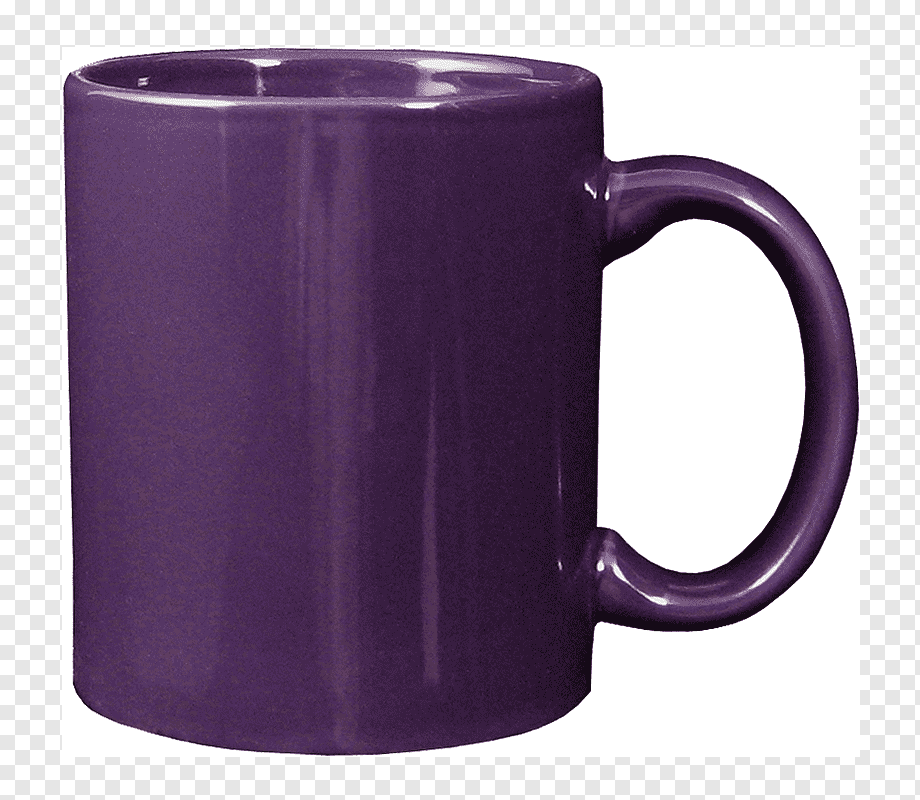
#> input picture basic/images/cup.png, 920 x 800 px, found by its file name
$ python resize_image.py
#> lines starting #> are read from the running program, lines starting #| are printed output that depends on the picture
#!/usr/bin/env python3
# -*- coding: utf-8 -*-
"""
Created on Mon Nov 13 23:06:29 2023

@author: mehmetakkan
"""

import matplotlib.pyplot as plt
import cv2
import numpy as np

# File path of the image to be processed.
path = "/Users/mehmetakkan/Desktop/my_work/image_processing/images/cup.png"

# Loads the image from the specified file path with OpenCV.
image = cv2.imread(path)
#> image is the input picture: shape (800, 920, 3); mean B, G, R 155.6, 135.2, 150.6

# Saves the uploaded image to a file named "cupKopy.png".
cv2.imwrite("cupKopy.png",image)

# Reduces the image by a certain factor.
half = cv2.resize(image, (0, 0), fx=0.1,fy=0.1)
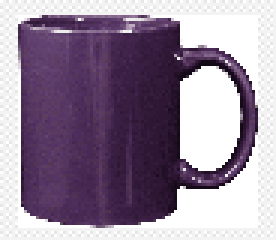
#> half: shape (80, 92, 3) (shown 3 times larger); mean B, G, R 155.7, 135.3, 150.7

# Enlarges the image by a specified factor.
bigger = cv2.resize(image,(1050, 1610), fx=0.1,fy=0.1)
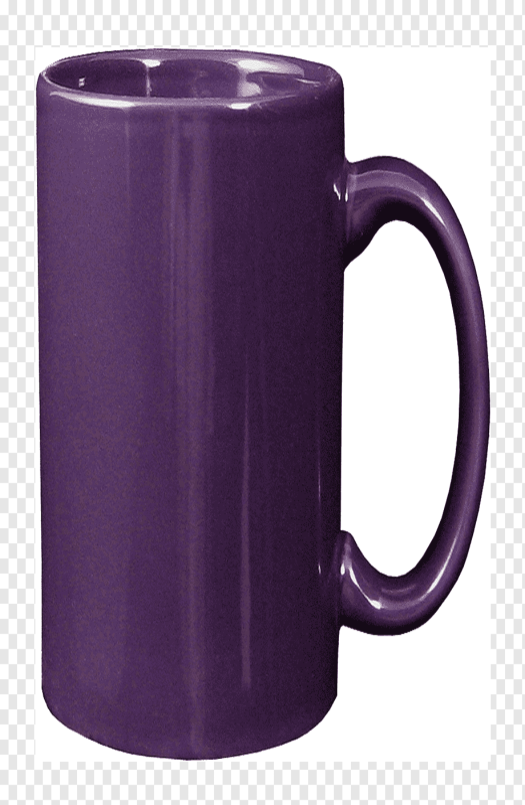
#> bigger: shape (1610, 1050, 3) (shown at 1/2 size); mean B, G, R 155.6, 135.2, 150.6

# Stretches the image to a specific size, but uses a different interpolation method (cv2.INTER_NEAREST).
stretch_near = cv2.resize(image, (780, 540), interpolation = cv2.INTER_NEAREST)
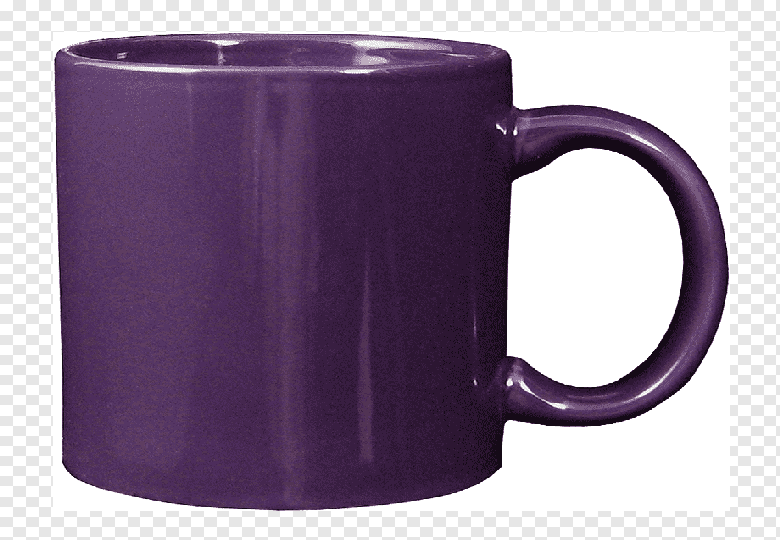
#> stretch_near: shape (540, 780, 3); mean B, G, R 155.7, 135.3, 150.6

# Lists containing titles and images are created.
Titles = ["Original", "Half","Bigger","cv2.INTER_NEAREST"]
images = [image, half, bigger, stretch_near]

# Total number of images.
count = 4

# Displays images on the screen using Matplotlib.
for i in range(count):
    plt.subplot(2, 2, i+1) # Creates a 2x2 subplot and places each image.
    plt.title(Titles[i])  # Determines the image title.
    plt.imshow(images[i]) # Displays the image on the screen.
plt.show() # Displays the window containing all images.
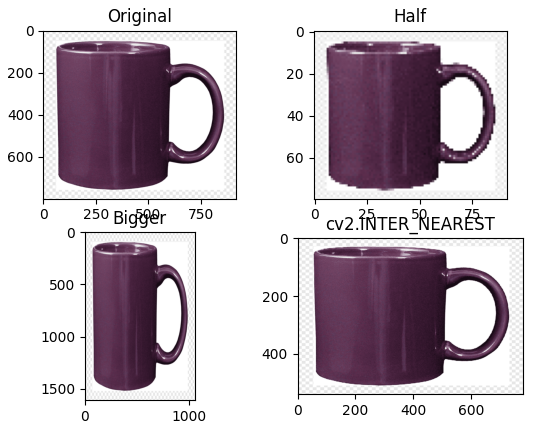
#> figure drawn by matplotlib, 4 panels; B, G, R data is drawn as R, G, B

$ run again, with basic/images/finger_print.png copied over basic/images/cup.png
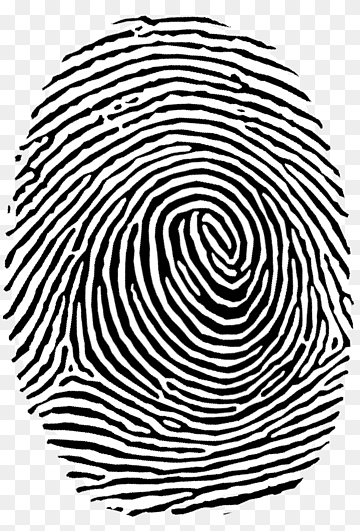
#> input picture basic/images/finger_print.png, 360 x 531 px, found by its file name
#> image is the input picture: shape (531, 360, 3); min 0, max 255, mean 163.6
#> `stretch_near = cv2.resize(image, (780, 540), interpolation = cv2.INTER..`:
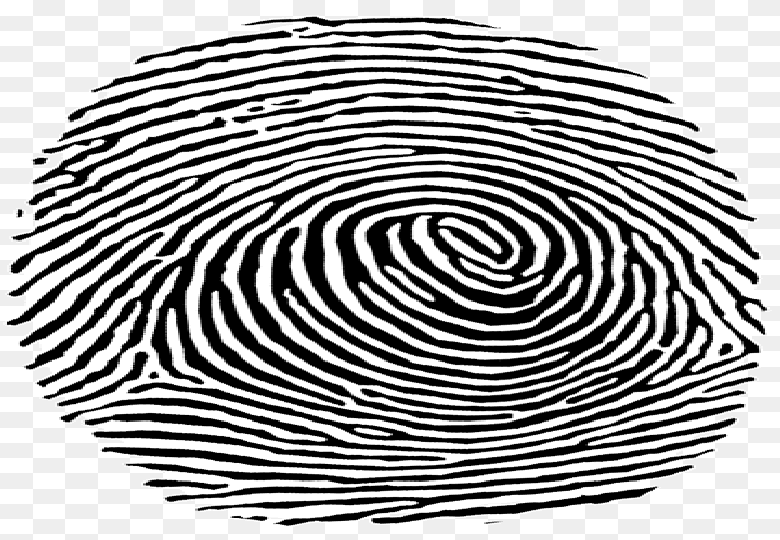
#> stretch_near: shape (540, 780, 3); min 0, max 255, mean 163.6
#> `plt.show()`:
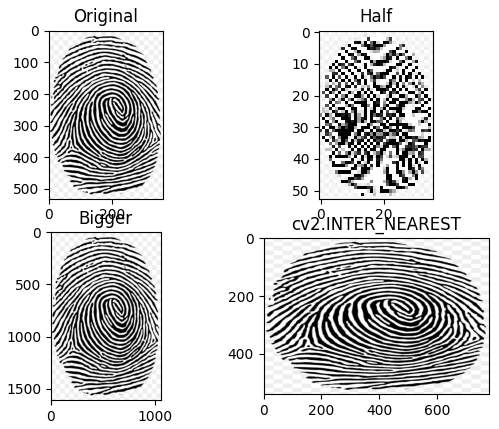
#> figure drawn by matplotlib, 4 panels

$ run again, with basic/images/parrot.png copied over basic/images/cup.png
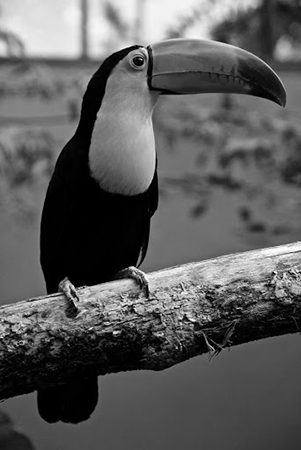
#> input picture basic/images/parrot.png, 301 x 450 px, found by its file name
#> image is the input picture: shape (450, 301, 3); min 0, max 255, mean 91.3
#> `stretch_near = cv2.resize(image, (780, 540), interpolation = cv2.INTER..`:
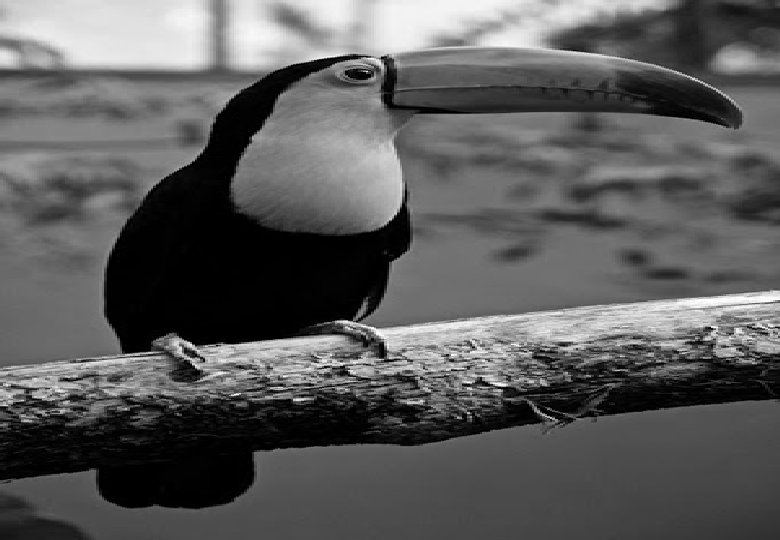
#> stretch_near: shape (540, 780, 3); min 0, max 255, mean 91.4
#> `plt.show()`:
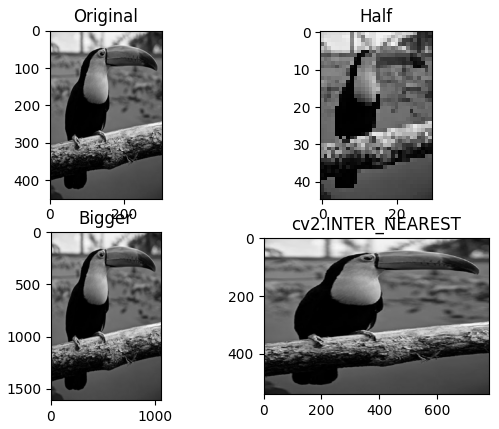
#> figure drawn by matplotlib, 4 panels

$ run again, with basic/images/brain.jpg saved as basic/images/cup.png
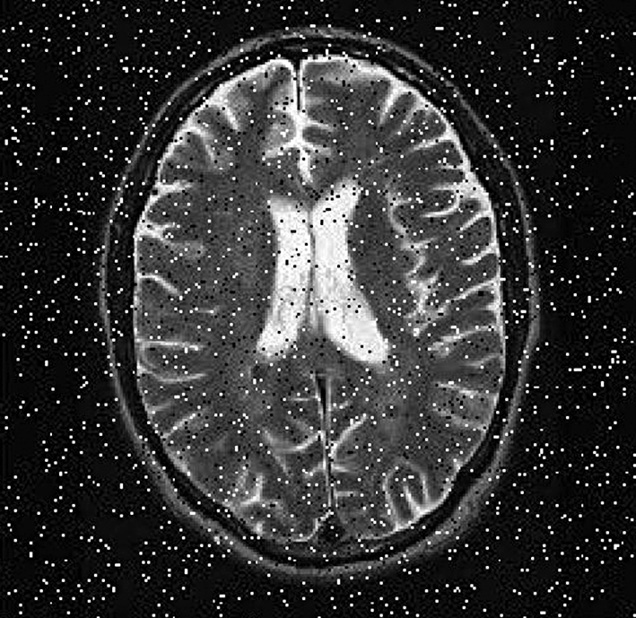
#> input picture basic/images/brain.jpg, 636 x 618 px, found by its file name
#> image is the input picture: shape (618, 636, 3); min 0, max 255, mean 52.4
#> `stretch_near = cv2.resize(image, (780, 540), interpolation = cv2.INTER..`:
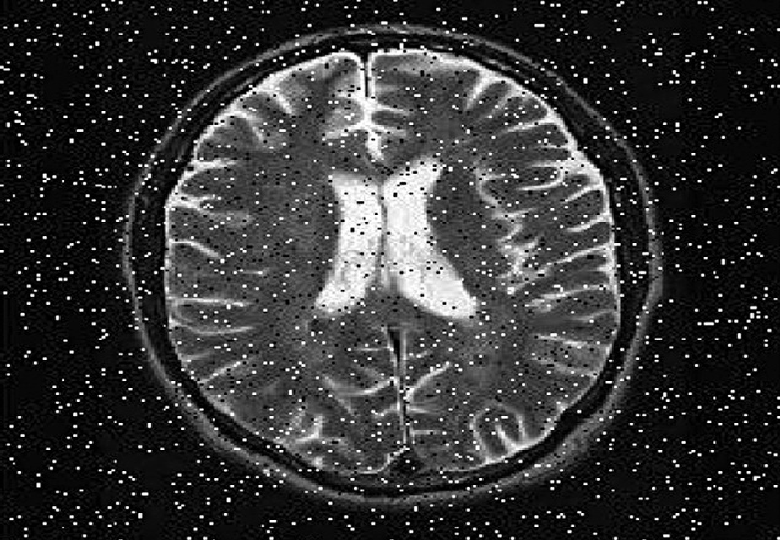
#> stretch_near: shape (540, 780, 3); min 0, max 255, mean 52.5
#> `plt.show()`:
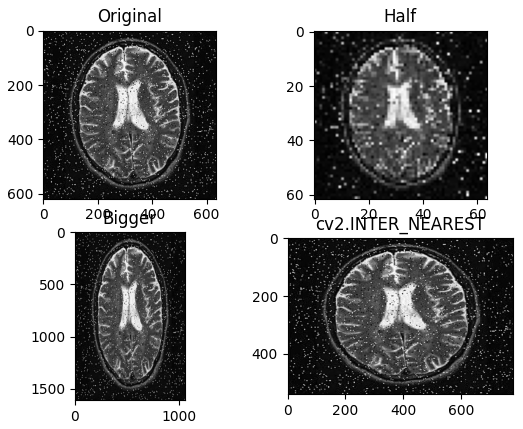
#> figure drawn by matplotlib, 4 panels
